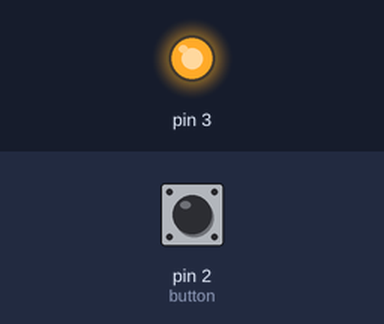
The sketch below on a simulated Arduino Uno, built with avr-gcc and run on an emulated ATmega328P. Shown: output pins drawn as LEDs (lit = HIGH). The inputs (shaded band) are chosen by the test bench; at power-on: pin 2 (button) HIGH. What the sketch prints to the serial monitor is not drawn.

Above: at 1.3 s.
1.4 s: pin 2 (button) pulled LOW for 0.3 s
Timing chart, 0 to 4.4 s (numbered marks = the images above; inputs shaded):
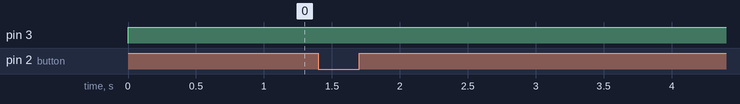

Measured:
- after the input at 1.4 s, every drawn part: stays the same

The sketch:

Streetlight.ino
```cpp
int switchState = 0;
int temt6000Pin = A0;
float light;
int light_value;

//setup
// the setup routine runs once when you press reset:
void setup() {
  // initialize the digital pin as an output.
  // pinMode(3, OUTPUT);
  Serial.begin(112500);
  pinMode(temt6000Pin, INPUT);
  pinMode(3, OUTPUT);
  pinMode(2, INPUT);
}

// the loop routine runs over and over again forever:
void loop() {
  switchState = digitalRead(2);  //HIGH or LOW based on whether the button is on or off
  Serial.print(switchState);
  if (switchState == 0) {
    //button is not pressed
    /*digitalWrite(3, HIGH);  //turn green LED on
    digitalWrite(4, LOW);  //red LED off
    digitalWrite(3, LOW);  //red LED off*/
    light_value=analogRead(temt6000Pin);
    light = (float)light_value * 0.0976;
    delay(100);
    if (light > 30) {
      Serial.println(light);
      digitalWrite(3, HIGH);
      delay(250);
    }
    else {
      digitalWrite(3, LOW);
    }
  }
  else {
    //button is pressed
    digitalWrite(3, HIGH);
    Serial.println("lig");
    delay (250); //wait a quarter second
  }

} //go back to the beginning of the loop
```
